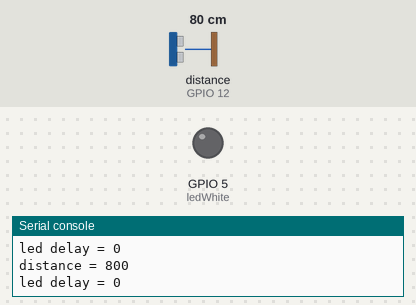
This program was run on a simulated ESP32 board running MicroPython. On the bench: output pins drawn as LEDs (lit = HIGH), the last lines printed to the serial console. Inputs (shaded band) come from the test bench; at power-on: distance to the obstacle (sensor on GPIO 12) 80 cm. The echo pulse lasts 58.3 µs per cm; WiFi joins after 1.5 s; no MQTT or app messages arrive unless stated; values from a settings file that is not in the repository are placeholders.

Above: at 3.3 s.
3.4 s: distance to the obstacle (sensor on GPIO 12) set to 44 cm
5.3 s: distance to the obstacle (sensor on GPIO 12) set to 37 cm
At 6.6 s:
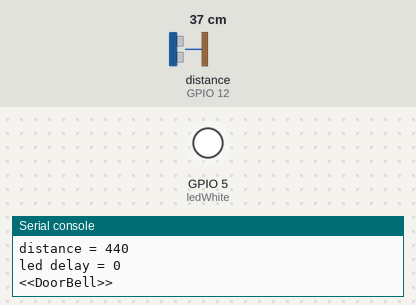
16.4 s: distance to the obstacle (sensor on GPIO 12) set to 60 cm
At 17.5 s:
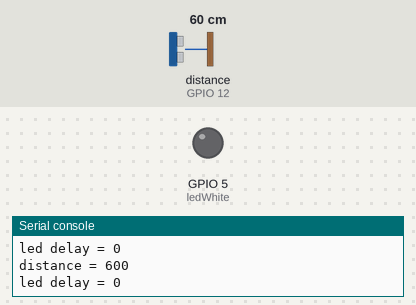
17.9 s: distance to the obstacle (sensor on GPIO 12) set to 9 cm
At 18.7 s:
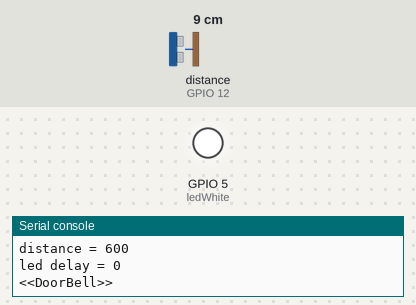
Timing chart, 0 to 23.0 s (numbered marks = the images above; inputs shaded):
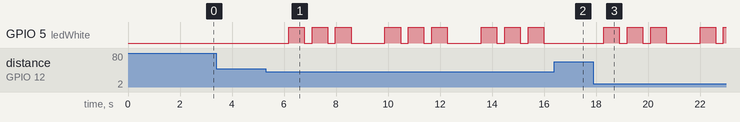

The program:

main.py
```python
#import ssd1306
from hcsr04 import HCSR04
from umqttsimple import MQTTClient
from machine import Pin,PWM
import time
import ubinascii
import machine
import micropython
import network
import esp

import gc
from config import *

esp.osdebug(None)
gc.collect()

mqtt_server = '192.168.17.5'
topic_sub = b'Motion/EntryMotion/STATE'
topic_pub = b'Doorbell/STATE'


motionFlag = 0
motionLedDuration = 10

ledWhite = machine.Pin(5, machine.Pin.OUT)

doorbellFlag = 0
blinkCounter = 3
distanceLimit = 400

sensor = HCSR04(trigger_pin=13, echo_pin=12,echo_timeout_us=1000000)

wlan=network.WLAN(network.STA_IF)

#====================================
def connectWiFi(ID,password):
  i=0
  wlan.active(True)
  wlan.disconnect()
  wlan.connect(ID, password)
  while(wlan.ifconfig()[0]=='0.0.0.0'):
    i = i + 1
    time.sleep(1)
    if (i > 20):
      break
  return True

#====================================
def sub_cb(topic, msg):
  global motionFlag
  print('sub rcv:')
  print((topic, msg))
  motionFlag = motionLedDuration

#====================================
def connect_and_subscribe():
  global client_id, mqtt_server, topic_sub
  client = MQTTClient(client_id, mqtt_server)
  client.set_callback(sub_cb)
  client.connect()
  client.subscribe(topic_sub)
  print('Connected to %s MQTT broker, subscribed to %s topic' % (mqtt_server, topic_sub))
  return client

#====================================
def restart_and_reconnect():
  print('Failed to connect to MQTT broker. Reconnecting...')
  time.sleep(10)
  machine.reset()

#====================================
def processMotionLed():
  global motionFlag
  print('led delay = {0}'.format(motionFlag))
  if (motionFlag > 0):
    if (motionFlag == motionLedDuration):
      ledWhite.value(1)
      print('led ON = {0}'.format(motionFlag))
    elif (motionFlag == 1):
      ledWhite.value(0)
      print('led OFF = {0}'.format(motionFlag))

    if (motionFlag > 0):
      motionFlag = motionFlag - 1


#====================================
def processDoorbell():
  global motionFlag , doorbellFlag
  doorbellFlag = 1
  print('<<DoorBell>>')
  client.publish(topic_pub, str(distance))
  motionFlag = 0
  ledWhite.value(0)
  i = 0
  while i < blinkCounter:
    ledWhite.value(1)
    time.sleep(0.6)
    ledWhite.value(0)
    time.sleep(0.3)
    i = i + 1
  doorbellFlag = 0
#=====Starting point===============================
print("Start Execution\n")
connectWiFi(SSID,PSW)
client_id = ubinascii.hexlify(machine.unique_id())

if not wlan.isconnected():
  print('connecting to network...' + SSID)
  connectWiFi(SSID, PSW)
  time.sleep(2)
print("Wifi connected\n")
try:
  client = connect_and_subscribe()
  print("MQTT connected\n")
except OSError as e:
  print("MQTT error\n")
  restart_and_reconnect()

while True:
  try:
    client.check_msg()
    #if (time.time() - last_message) > message_interval:
    distance = sensor.distance_mm()

    if (distance > 0 and distance < distanceLimit and doorbellFlag == 0):
      processDoorbell()

    print('distance = {0}'.format(distance))
    processMotionLed()

      #last_message = time.time()
      #counter += 1
    time.sleep(1)

  except OSError as e:
    restart_and_reconnect()
```

Measured:
- the behaviour switches between 40 and 39 cm on distance to the obstacle (sensor on GPIO 12) (found by bisection; images 0 and 1)
- after the input at 5.3 s, GPIO 5 (ledWhite): LOW → HIGH after 0.88 s, then repeats every 3.7 s: 2 × (LOW 0.30 s, HIGH 0.60 s), LOW 1.3 s, HIGH 0.60 s
- after the input at 16.4 s, GPIO 5 (ledWhite): stays LOW (without the input it goes to HIGH after 0.89 s)
- after the input at 17.9 s, GPIO 5 (ledWhite): LOW → HIGH after 0.40 s, → LOW 0.60 s later, → HIGH 0.30 s later, → LOW 0.60 s later, … (9 changes in this stretch)
